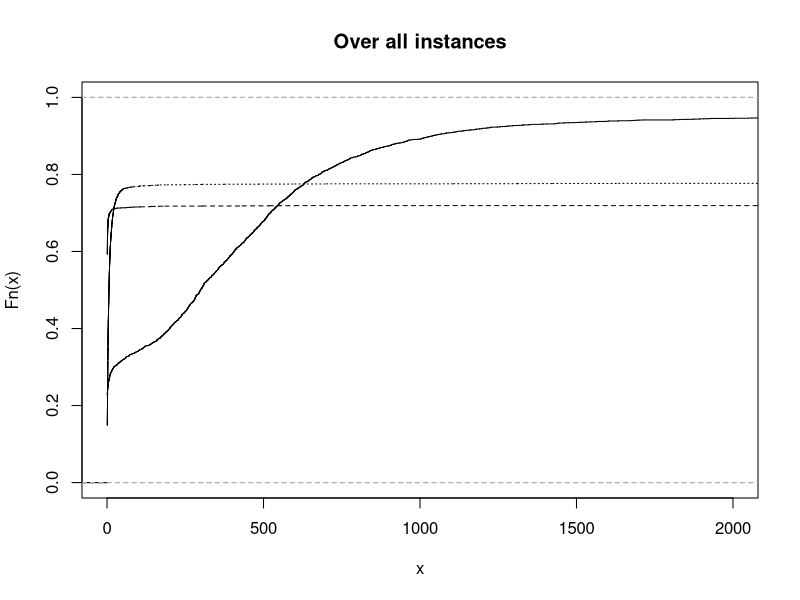
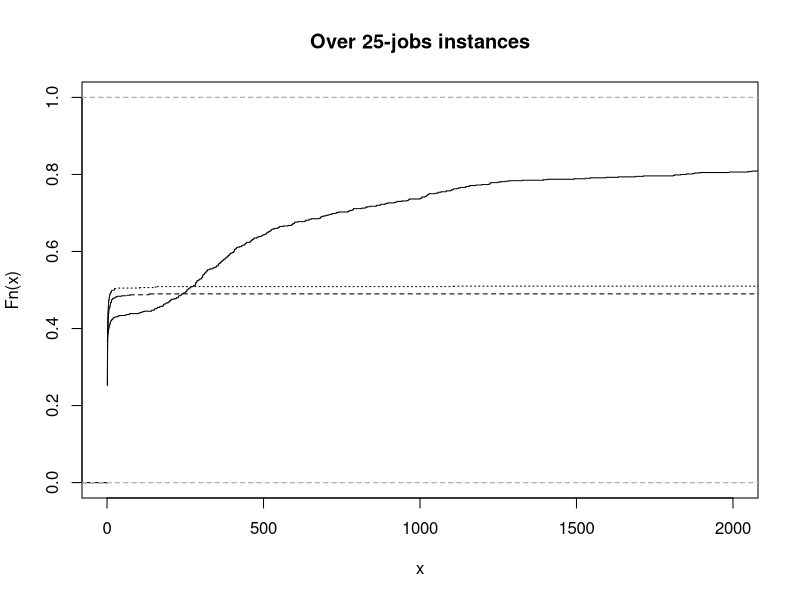
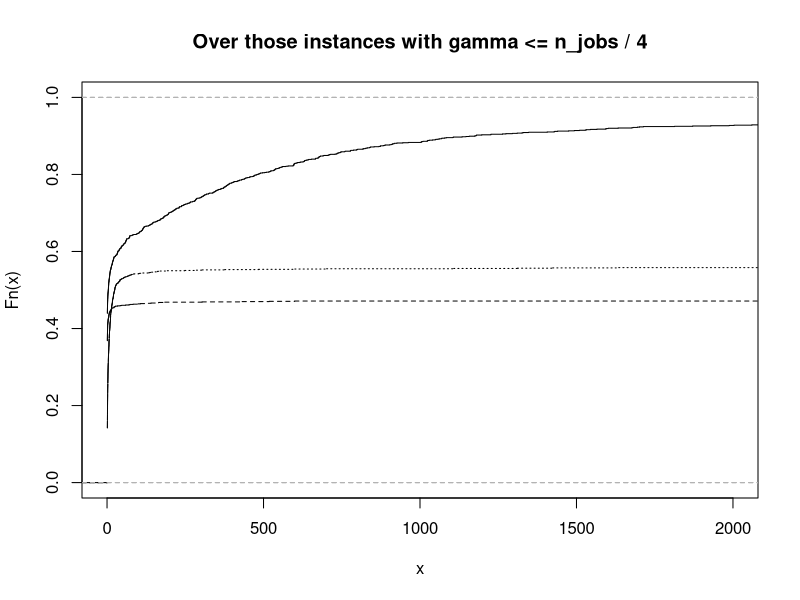

The R source for these figures, in order:
## ---- chunk 1
library(rmarkdown)
## ---- chunk 2
all_results = read.csv("results.csv", na.strings = "")
## ---- chunk 3
paged_table(all_results)
## ---- chunk 4
problem1 = all_results[all_results$problem == 1,]
colgen1 = problem1[problem1$approach == "colgen" & problem1$rule_for_branching == "default",]
kadapt1_a = problem1[problem1$approach == "kadapt-a",]
kadapt1_b = problem1[problem1$approach == "kadapt-b",]
## ---- chunk 5
kadapt1 = merge(kadapt1_a, kadapt1_b, by = c("instance", "n_jobs", "gamma", "k"))
kadapt1 = kadapt1[,c("instance", "n_jobs", "gamma", "k", "objective.x", "objective.y", "cpu.x", "cpu.y")]
colnames(kadapt1) <- c("instance", "n_jobs", "gamma", "k", "obj_kadapt1_a", "obj_kadapt1_b", "cpu_kadapt1_a", "cpu_kadapt1_b")

all1 = merge(colgen1, kadapt1, by = c("instance", "n_jobs", "gamma"), all = TRUE)
all1 = all1[,c("instance", "n_jobs", "gamma", "objective", "k.y", "obj_kadapt1_a", "obj_kadapt1_b", "cpu", "cpu_kadapt1_a", "cpu_kadapt1_b")]
colnames(all1) <- c("instance", "n_jobs", "gamma", "obj_colgen1", "k", "obj_kadapt1_a", "obj_kadapt1_b", "cpu_colgen1", "cpu_kadapt1_a", "cpu_kadapt1_b")
## ---- chunk 6
equals <- function (a, b, tol = 1e-4) {
  return ( abs(a - b) <= tol )
}
## ---- chunk 7
optimal_K1 = all1[
    (
      equals(all1$obj_colgen1, all1$obj_kadapt1_a) | equals(all1$obj_colgen1, all1$obj_kadapt1_b)
    )
    |
    (
      all1$cpu_kadapt1_a >= 3600 | all1$cpu_kadapt1_b >= 3600
    )
  ,]
## ---- chunk 8
optimal_K1 = optimal_K1[order(optimal_K1$instance, optimal_K1$gamma, optimal_K1$k),]
optimal_K1 = optimal_K1[!duplicated(( optimal_K1[,c("instance", "gamma")] )),]
## ---- chunk 9
# Computing average computation time
cpu_times = aggregate(optimal_K1[,c("cpu_kadapt1_a", "cpu_kadapt1_b", "cpu_colgen1")], list(optimal_K1$n_jobs, optimal_K1$gamma), mean)
colnames(cpu_times) <- c("n_jobs", "gamma", "cpu_kadapt1_a", "cpu_kadapt1_b", "cpu_colgen1")

# Sorting by number of jobs and gamma
cpu_times = cpu_times[order(cpu_times$n_jobs, cpu_times$gamma),]

rownames(cpu_times) <- NULL
## ---- chunk 10
knitr::kable(cpu_times, digits = c(0, 0, 2, 2, 2))
## ---- chunk 11
optimal_K1$colgen1_is_fastest = optimal_K1$cpu_colgen1 < optimal_K1$cpu_kadapt1_a & optimal_K1$cpu_colgen1 < optimal_K1$cpu_kadapt1_b
optimal_K1$kadapt1_a_is_fastest = optimal_K1$cpu_kadapt1_a < optimal_K1$cpu_colgen1 & optimal_K1$cpu_kadapt1_a < optimal_K1$cpu_kadapt1_b
optimal_K1$kadapt1_b_is_fastest = optimal_K1$cpu_kadapt1_b <= optimal_K1$cpu_colgen1 & optimal_K1$cpu_kadapt1_b <= optimal_K1$cpu_kadapt1_a

# Counting times in which a method is faster than the others
fastest = aggregate(optimal_K1[,c("kadapt1_a_is_fastest", "kadapt1_b_is_fastest", "colgen1_is_fastest")], list(optimal_K1$n_jobs, optimal_K1$gamma), sum)
colnames(fastest) <- c("n_jobs", "gamma", "kadapt1_a_is_fastest", "kadapt1_b_is_fastest", "colgen1_is_fastest")

# Sorting by number of jobs and gamma
fastest = fastest[order(fastest$n_jobs, fastest$gamma),]

rownames(fastest) <- NULL

fastest[,c("kadapt1_a_is_fastest", "kadapt1_b_is_fastest", "colgen1_is_fastest")] = fastest[,c("kadapt1_a_is_fastest", "kadapt1_b_is_fastest", "colgen1_is_fastest")] / rowSums(fastest[,c("kadapt1_a_is_fastest", "kadapt1_b_is_fastest", "colgen1_is_fastest")]) * 100
## ---- chunk 12
knitr::kable(fastest, digits = c(0, 0, 2, 2, 2))
## ---- chunk 13
optimal_K1$cpu_best = apply(optimal_K1[,c("cpu_colgen1", "cpu_kadapt1_a", "cpu_kadapt1_b")], 1, FUN = min)

optimal_K1$perf_colgen1 = optimal_K1$cpu_colgen1 / optimal_K1$cpu_best
optimal_K1$perf_kadapt1_a = optimal_K1$cpu_kadapt1_a / optimal_K1$cpu_best
optimal_K1$perf_kadapt1_b = optimal_K1$cpu_kadapt1_b / optimal_K1$cpu_best

max_perf = max( max(optimal_K1$perf_colgen1), max(optimal_K1$perf_kadapt1_a), max(optimal_K1$perf_kadapt1_b) )

optimal_K1$perf_colgen1[optimal_K1$cpu_colgen1 >= 3600] = max_perf
optimal_K1$perf_kadapt1_a[optimal_K1$cpu_kadapt1_a >= 3600] = max_perf
optimal_K1$perf_kadapt1_b[optimal_K1$cpu_kadapt1_b >= 3600] = max_perf
## ---- chunk 14
plot_performance_profile <- function(data, xlim = c(0, max_perf), ylim = c(0., 1.), title = "Performance profile") {
  
  perf_profile_colgen1 = ecdf(data[,"perf_colgen1"])
  perf_profile_kadapt1_a = ecdf(data[,"perf_kadapt1_a"])
  perf_profile_kadapt1_b = ecdf(data[,"perf_kadapt1_b"])
  
  plot(perf_profile_colgen1, col = "black", xlim = xlim, ylim = ylim, lty = "solid", cex = 0, main = title)
  lines(perf_profile_kadapt1_a, col = "black", xlim = xlim, ylim = ylim, lty = "dotted", cex = 0)
  lines(perf_profile_kadapt1_b, col = "black", xlim = xlim, ylim = ylim, lty = "dashed", cex = 0)
  
}

xlim = c(0, 2000)

plot_performance_profile(optimal_K1, title = "Over all instances", xlim = xlim)
plot_performance_profile(optimal_K1[optimal_K1$n_jobs == 25,], title = "Over 25-jobs instances", xlim = xlim)
plot_performance_profile(optimal_K1[optimal_K1$gamma <= optimal_K1$n_jobs / 4.,], title = "Over those instances with gamma <= n_jobs / 4", xlim = xlim)
